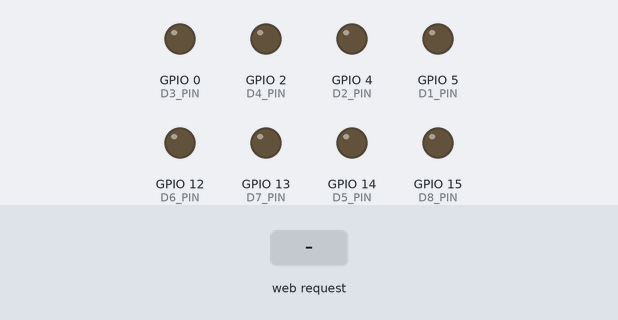
This program was run on a simulated ESP8266 (NodeMCU). Shown: output pins drawn as LEDs (lit = HIGH). The test bench sets the inputs (shaded band). WiFi joins after 1.5 s; servers stay silent unless stated; storage starts empty; what the program prints to the serial monitor is not drawn.

Above: at 3.2 s.
3.3 s: HTTP request GET /data?data=1 received
At 4.1 s:
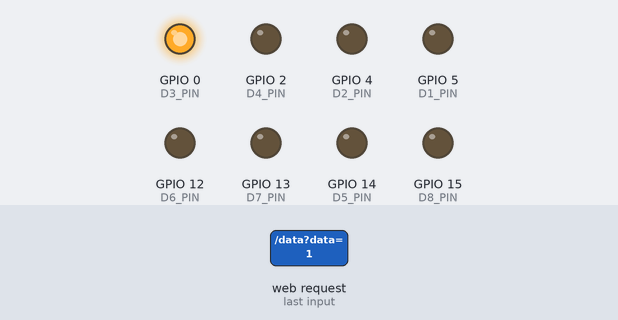
4.8 s: HTTP request GET /allOff received
At 5.3 s:
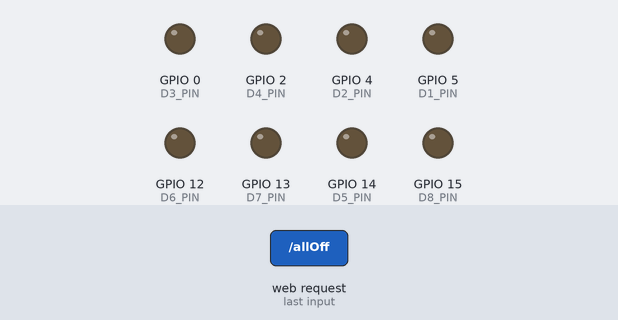
6.3 s: HTTP request GET /data?data=0 received
At 7.6 s:
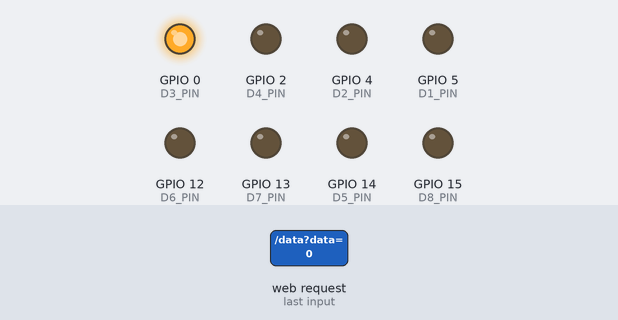
Timing chart, 0 to 9.3 s (numbered marks = the images above; inputs shaded):
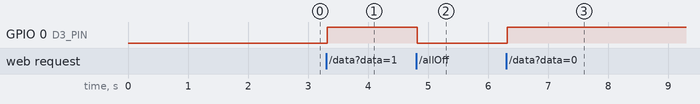

Measured:
- after the input at 3.3 s, GPIO 0 (D3_PIN): LOW → HIGH at once
- after the input at 4.8 s, GPIO 0 (D3_PIN): HIGH → LOW at once
- after the input at 6.3 s, GPIO 0 (D3_PIN): LOW → HIGH at once

The program:

main.cpp
```cpp
#include <Arduino.h>
#include <ArduinoJson.h>
#include <ESP8266WiFi.h>
#include <ESPAsyncWebServer.h>
#include "LittleFS.h"
using namespace std;


#define D1_PIN 5 //Decke1
#define D2_PIN 4 //Decke2
#define D3_PIN 0 //Hängeschrank
#define D4_PIN 2 //Außenlicht
#define D5_PIN 14 //Heizstab1
#define D6_PIN 12 //Heizstab2
#define D7_PIN 13 //frei
#define D8_PIN 15 //frei

unordered_map<int, bool> pinStateMap;

AsyncWebServer server(80);


void setupPins(){
    pinMode(D1_PIN, OUTPUT);
    pinMode(D2_PIN, OUTPUT);
    pinMode(D3_PIN, OUTPUT);
    pinMode(D4_PIN, OUTPUT);
    pinMode(D5_PIN, OUTPUT);
    pinMode(D6_PIN, OUTPUT);
    pinMode(D7_PIN, OUTPUT);
    pinMode(D8_PIN, OUTPUT);

    pinStateMap[D1_PIN] = false;
    pinStateMap[D2_PIN] = false;
    pinStateMap[D3_PIN] = false;
    pinStateMap[D4_PIN] = false;
    pinStateMap[D5_PIN] = false;
    pinStateMap[D6_PIN] = false;
    pinStateMap[D7_PIN] = false;
    pinStateMap[D8_PIN] = false;
}


void setupIPConfig(){
    IPAddress ipv4(192, 168, 1, 180);
    IPAddress standardGateway(192, 168, 1, 1);
    IPAddress subnet(255, 255, 255, 0);
    IPAddress primaryDNS(1, 1, 1, 1);
    IPAddress secondaryDNS(8, 8, 8, 8);

    if (!WiFi.config(ipv4, standardGateway, subnet, primaryDNS, secondaryDNS)) {
        Serial.println("[WARN] IP Adresse konnte nicht konfiguriert werden.");
        return;
    }

    Serial.println("[SETUP] IP Adresse erfolgreich konfiguriert.");
}


void setupFilesystem(){
    if (!LittleFS.begin()) {
        Serial.println("[WARN] Filesystem konnte nicht erstellt werden.");
        return;
    }

    Serial.println("[SETUP] Filesystem erfolgreich erstellt.");
}


void connectToWiFi() {
    WiFi.mode(WIFI_STA);
    WiFi.begin("Crafti-WLAN", "BS-IB96:-)");
    Serial.println("[SETUP] Verbindung zum WLAN wird aufgebaut.");

    while (WiFi.status() != WL_CONNECTED) {
        Serial.print('.');
        delay(1000);
    }

    if (WiFi.status() != WL_CONNECTED) {
        Serial.println("[WARN] Verbindung zum WLAN fehlgeschlagen.");
        return;
    }

    Serial.println("[SETUP]  Verbindung zum WLAN hergestellt.");
}


void handleHttpDataRequest(AsyncWebServerRequest *request) {

    StaticJsonDocument<50> jsonDocument;
    DeserializationError error = deserializeJson(jsonDocument, request->arg("data"));

    if (error) {
        Serial.println("[WARN] JSON PARSING FAILED.");
        Serial.println(String("[WARN] ERROR: ").concat(error.c_str()));
        return;
    }

    int key = jsonDocument["key"];
    pinStateMap[key] = !pinStateMap[key];

    if (pinStateMap[key]) digitalWrite(key, HIGH);
    else digitalWrite(key, LOW);

    request->send(200, "text/plain", "[DEBUG] Request 'UpdatePinState' handled successfully.");
}


void handleHttpAllDataRequest(AsyncWebServerRequest *request) {
    DynamicJsonDocument jsonDocument(300);

    JsonArray keyArray = jsonDocument.createNestedArray("keys");
    keyArray.add(D1_PIN);
    keyArray.add(D2_PIN);
    keyArray.add(D3_PIN);
    keyArray.add(D4_PIN);
    keyArray.add(D5_PIN);
    keyArray.add(D6_PIN);
    keyArray.add(D7_PIN);
    keyArray.add(D8_PIN);

    JsonArray valueArray = jsonDocument.createNestedArray("values");
    valueArray.add(pinStateMap[D1_PIN]);
    valueArray.add(pinStateMap[D2_PIN]);
    valueArray.add(pinStateMap[D3_PIN]);
    valueArray.add(pinStateMap[D4_PIN]);
    valueArray.add(pinStateMap[D5_PIN]);
    valueArray.add(pinStateMap[D6_PIN]);
    valueArray.add(pinStateMap[D7_PIN]);
    valueArray.add(pinStateMap[D8_PIN]);

    Serial.println(jsonDocument.memoryUsage()); //TODO remove
    String jsonString;
    serializeJson(jsonDocument, jsonString);

    AsyncWebServerResponse *response = request->beginResponse(200, "application/json", jsonString);
    request->send(response);
}


void handleHttpAllOffRequest(AsyncWebServerRequest(*request)){

    for (auto it = pinStateMap.begin(); it != pinStateMap.end(); ++it) {
        int key = it->first;
        pinStateMap[key] = false;
        digitalWrite(key, LOW);
    }

    request->send(200, "text/plain", "[DEBUG] Request 'AllOff' handled successfully.");
}


void setupWebservers(){
    //Server main Website (html)
    server.on("/", HTTP_GET, [](AsyncWebServerRequest *request) {
        request->send(LittleFS, "index.html", "text/html");
    });

    //Serve static files (css, js)
    server.serveStatic("/", LittleFS, "/");

    //subpages for http requests
    server.on("/data", handleHttpDataRequest);
    server.on("/getAllData", handleHttpAllDataRequest);
    server.on("/allOff", handleHttpAllOffRequest);

    server.begin();
    Serial.println("[SETUP] Webserver gestartet.");
}


void setup() {
    Serial.begin(115200);
    setupPins();
    setupIPConfig();
    setupFilesystem();
    connectToWiFi();
    setupWebservers();
}


void loop() {
    delay(10000);
    if (WiFi.status() != WL_CONNECTED) connectToWiFi();
}
```
